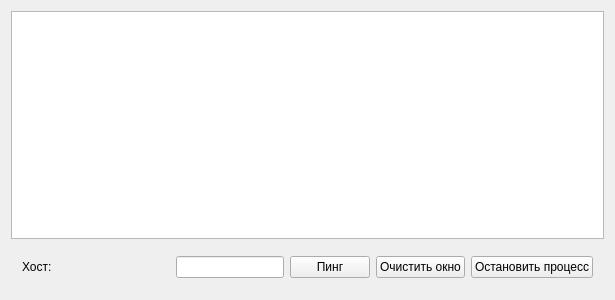
<?xml version="1.0" encoding="UTF-8"?>
<ui version="4.0">
 <class>PingerWindow</class>
 <widget class="QMainWindow" name="PingerWindow">
  <property name="geometry">
   <rect>
    <x>0</x>
    <y>0</y>
    <width>615</width>
    <height>300</height>
   </rect>
  </property>
  <property name="windowTitle">
   <string>PingerWindow</string>
  </property>
  <widget class="QWidget" name="centralWidget">
   <layout class="QVBoxLayout" name="verticalLayout">
    <item>
     <widget class="QPlainTextEdit" name="pingerOut"/>
    </item>
    <item>
     <widget class="QWidget" name="widget" native="true">
      <layout class="QHBoxLayout" name="horizontalLayout">
       <item>
        <widget class="QLabel" name="label">
         <property name="enabled">
          <bool>true</bool>
         </property>
         <property name="sizePolicy">
          <sizepolicy hsizetype="Preferred" vsizetype="Preferred">
           <horstretch>1</horstretch>
           <verstretch>0</verstretch>
          </sizepolicy>
         </property>
         <property name="minimumSize">
          <size>
           <width>0</width>
           <height>0</height>
          </size>
         </property>
         <property name="text">
          <string>Хост:</string>
         </property>
        </widget>
       </item>
       <item>
        <widget class="QLineEdit" name="hostname"/>
       </item>
       <item>
        <widget class="QPushButton" name="pingButton">
         <property name="text">
          <string>Пинг</string>
         </property>
        </widget>
       </item>
       <item>
        <widget class="QPushButton" name="clear">
         <property name="text">
          <string>Очистить окно</string>
         </property>
        </widget>
       </item>
       <item>
        <widget class="QPushButton" name="stopButton">
         <property name="text">
          <string>Остановить процесс</string>
         </property>
        </widget>
       </item>
      </layout>
     </widget>
    </item>
   </layout>
  </widget>
 </widget>
 <layoutdefault spacing="6" margin="11"/>
 <resources/>
 <connections>
  <connection>
   <sender>clear</sender>
   <signal>clicked()</signal>
   <receiver>pingerOut</receiver>
   <slot>clear()</slot>
   <hints>
    <hint type="sourcelabel">
     <x>495</x>
     <y>268</y>
    </hint>
    <hint type="destinationlabel">
     <x>290</x>
     <y>124</y>
    </hint>
   </hints>
  </connection>
 </connections>
</ui>
